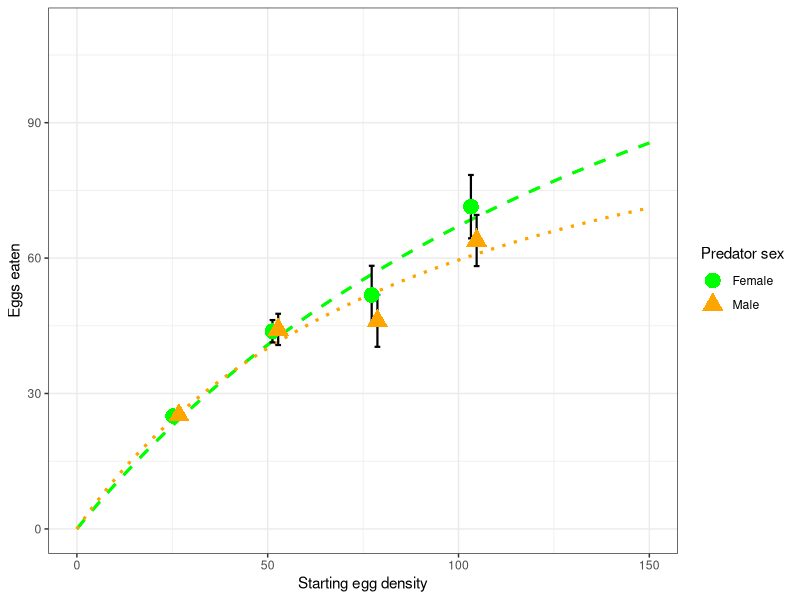
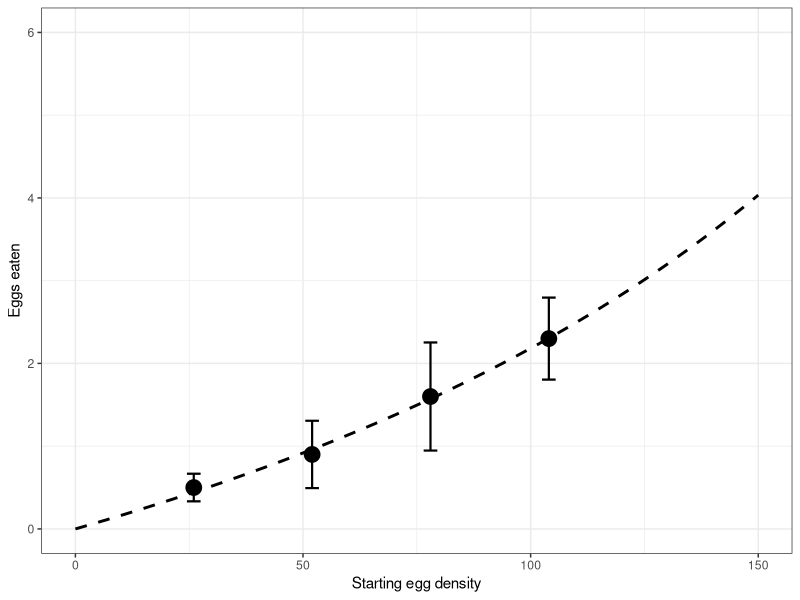

Here is the R script that generated these plots, in order:
# Functional response of four predator species to varied densities of stink bug eggs

#bring data in
Cricket<-read.csv(file="Cricket.csv", header=T)
Orius<-read.csv(file="Orius.csv", header=T)
Grasshopper<-read.csv(file="Grasshopper.csv", header=T)
Katydid<-read.csv(file="Katydid.csv", header=T)

#create subsets as necessary for each species- by sex 
Cricket.F<-Cricket[which(Cricket$predator_sex=="Female"),]
Cricket.M<-Cricket[which(Cricket$predator_sex=="Male"),]


#we're going to use the approach of a two stage analysis. Basically, step one is determine
#what the response is, then step 2 is fit the data to the appropriate response and build a plot

#step 1- find out the fit

# fit to Juilano 2001 model to determine type of functional response for each species (by sex)
# juliano created an nth order logistic equation to model the relationship between the number
# of prey consumed and the initial prey density. It should be sufficient to take this model 
# just to cubic form, and if the fit is poor from there, reduce the order.
# The way this fit is used, if the linear coefficient (P1) is negative
# then we consider the functional response to be of type II, but if it's positive
# then the functional response is type III. If P1 is not significant, reduce the order 
# (ie set P3 to zero) and refit.

#first chose some starting values for the coefficients we're trying to estimate

P0<-0
P1<-0
P2<-0
P3<-0

Cricket.F.fit<-nls(Pconsumed~
                     exp(P0+
                           P1*eggs_start+
                           P2*eggs_start^2+
                           P3*eggs_start^3)/(
                             1+exp(P0+
                                     P1*eggs_start+
                                     P2*eggs_start^2+
                                     P3*eggs_start^3)), 
                   start=list(P0=P0, P1=P1, P2=P2, P3=P3),
                   data=Cricket.F)

summary(Cricket.F.fit)

#this results in a non-significant value for P1. Let's refit without the 3rd order
#polynomial
Cricket.F.fit<-nls(Pconsumed~
                     exp(P0+
                           P1*eggs_start+
                           P2*eggs_start^2)/(
                             1+exp(P0+
                                     P1*eggs_start+
                                     P2*eggs_start^2)), 
                   start=list(P0=P0, P1=P1, P2=P2),
                   data=Cricket.F)

summary(Cricket.F.fit)

#this analysis results in weak evidence for a type II functional response among 
# female crickets (P<0.1)- so it's probably a type II response, but variable data-
# we'll see more when we fit the type II equation and plot the data

#let's look at cricket males


Cricket.M.fit<-nls(Pconsumed~
                     exp(P0+
                           P1*eggs_start+
                           P2*eggs_start^2+
                           P3*eggs_start^3)/(
                             1+exp(P0+
                                     P1*eggs_start+
                                     P2*eggs_start^2+
                                     P3*eggs_start^3)), 
                   start=list(P0=P0, P1=P1, P2=P2, P3=P3),
                   data=Cricket.M)

summary(Cricket.M.fit)

#once again, a non-significant value for P1, so we'll reduce the complexity of the polynomial

Cricket.M.fit<-nls(Pconsumed~
                     exp(P0+
                           P1*eggs_start+
                           P2*eggs_start^2)/(
                             1+exp(P0+
                                     P1*eggs_start+
                                     P2*eggs_start^2)), 
                   start=list(P0=P0, P1=P1, P2=P2),
                   data=Cricket.M)

summary(Cricket.M.fit)

#significant negative P1! We have a type II

###
# step 2- fit the functional response

#fit curve of relevant type to determine consumption rate as a function of egg density

# to define the functional response, we can either fit the Holling disc equation. We'll assume 
# type II responses for now, and refit if necessary, but type II responses are generally more 
#in lab experiments

#Because the experiment allowed prey to become depleted without replacement, the appropriate
#model to fit in the context here is Rogers (1972) random predator equation. This takes the
# form Ne=N0*(1-exp(a(Th*Ne-a))) for a type II. HOWEVER! This model in general has poorer
#empirical fit than the Holling's disc equation, so we'll fit both, and let the data tell us
#how to proceed. Note that 1/Th is the asymptote of the curve

#Whatever the model, we're trying to find the values for a, attack rate, and Th, handling time
#so we need starting values


a<-1
Th<-0

#fit the random predator equation
Cricket.F.random<-nls(eggs_eaten~eggs_start*(1-exp(a*(Th*eggs_eaten-1))), 
                      start=list(a=a,Th=Th),
                      data=Cricket.F)

summary(Cricket.F.random)
AIC(Cricket.F.random)

#fit the Holling's disc equation

Cricket.F.holling<-nls(eggs_eaten~eggs_start*a /(1+a*Th*eggs_start), 
                      start=list(a=a,Th=Th),
                      data=Cricket.F)

summary(Cricket.F.holling)
AIC(Cricket.F.holling)

#and what we find here is the Random predator equation has a better fit (ie it has a smaller AIC)
#but it doesn't produce a significant coefficient

#but we'd like an estimate of the asymptote anyway, so let's use the Holling model

Cricket.F.asymptote<-1/(summary(Cricket.F.holling)$coefficients[2,1])
Cricket.F.asymptote
#propagate the error
Cricket.F.asymptote.se<-Cricket.F.asymptote^2*summary(Cricket.F.holling)$coefficients[2,2]
Cricket.F.asymptote.se

######
#repeat this analysis with cricket males

#fit the random predator equation
Cricket.M.random<-nls(eggs_eaten~eggs_start*(1-exp(a*(Th*eggs_eaten-1))), 
                      start=list(a=a,Th=Th),
                      data=Cricket.M)

summary(Cricket.M.random)
AIC(Cricket.M.random)

#fit the Holling's disc equation

Cricket.M.holling<-nls(eggs_eaten~eggs_start*a /(1+a*Th*eggs_start), 
                       start=list(a=a,Th=Th),
                       data=Cricket.M)

summary(Cricket.M.holling)
AIC(Cricket.M.holling)

#and what we find here is the Random predator equation has a better fit (ie it has a smaller AIC)
#but it doesn't produce a significant coefficient

#but we'd like an estimate of the asymptote anyway, so let's use the Holling model

Cricket.M.asymptote<-1/(summary(Cricket.M.holling)$coefficients[2,1])
Cricket.M.asymptote
#propagate the error
Cricket.M.asymptote.se<-Cricket.M.asymptote^2*summary(Cricket.M.holling)$coefficients[2,2]
Cricket.M.asymptote.se


#create plots to illustrate fit

#for each taxon, we'll want to have M and F data plotted in the same chart. This means we'll
#need to operate on the full dataset when creating the plot. We want to do this in ggplot2
# and we'll need to create summary data to achieve this

library(plyr)
library(ggplot2)

#choose colors for each sex
female<-"green"
male<-"orange"

#calculate mean and SEM for each treatment
Cricket.summary<-ddply(Cricket, c("predator_sex", "eggs_start"), summarise,
                       mean_eggs_eaten=mean(eggs_eaten), n=length(eggs_eaten),
                       sem=sd(eggs_eaten)/sqrt(n))

#create objects describing functions for plotting our fits
#females
a<-summary(Cricket.F.holling)$coefficients[1,1]
Th<-summary(Cricket.F.holling)$coefficients[2,1]
Cricket.F.func.holling<-function(x)  x*a /(1+a*Th*x)
#males
am<-summary(Cricket.M.holling)$coefficients[1,1]
Thm<-summary(Cricket.M.holling)$coefficients[2,1]
Cricket.M.func.holling<-function(x)  x*am /(1+am*Thm*x)

# The errorbars overlapped, so use position_dodge to move them horizontally
pd <- position_dodge(3) # move them .05 to the left and right

Cricket.plot<-ggplot(Cricket.summary, aes(x=eggs_start, y=mean_eggs_eaten, 
                                          color=predator_sex, shape=predator_sex))+
  scale_color_manual(values=c(female, male), name="Predator sex")+
  scale_shape_manual(values=c(16,17), name="Predator sex")+
  stat_function(fun=Cricket.F.func.holling, colour=female, size=1, linetype="dashed")+
  stat_function(fun=Cricket.M.func.holling, colour=male, size=1, linetype="dotted")+ 
  geom_errorbar(aes(ymin=mean_eggs_eaten-sem, ymax=mean_eggs_eaten+sem, color=predator_sex), 
               position=pd, color="black", width=3, size=0.75, show.legend=FALSE) +
  xlim(0, 150)+ylim(0,110)+
  xlab("Starting egg density")+ylab("Eggs eaten")+
  geom_point(position=pd, size=5, show.legend=TRUE)+
  theme_bw()+ theme(legend.key=element_rect(colour=NA))
  

Cricket.plot

##next up ORIUS!!
Orius<-read.csv(file="Orius.csv", header=T)

#step 1- find out the fit
#first chose some starting values for the coefficients we're trying to estimate

P0<-0
P1<-0
P2<-0
P3<-0

Orius.fit<-nls(Pconsumed~
                     exp(P0+
                           P1*eggs_start+
                           P2*eggs_start^2+
                           P3*eggs_start^3)/(
                             1+exp(P0+
                                     P1*eggs_start+
                                     P2*eggs_start^2+
                                     P3*eggs_start^3)), 
                   start=list(P0=P0, P1=P1, P2=P2, P3=P3),
                   data=Orius)

summary(Orius.fit)

#once again, a non-significant value for P1, so we'll reduce the complexity of the polynomial

Orius.fit<-nls(Pconsumed~
                     exp(P0+
                           P1*eggs_start+
                           P2*eggs_start^2)/(
                             1+exp(P0+
                                     P1*eggs_start+
                                     P2*eggs_start^2)), 
                   start=list(P0=P0, P1=P1, P2=P2),
                   data=Orius)

summary(Orius.fit)
#significant negative P1! We have a type II
###
# step 2- fit the functional response

#Whatever the model, we're trying to find the values for a, attack rate, and Th, handling time
#so we need starting values


a<-1
Th<-0

#fit the random predator equation
Orius.random<-nls(eggs_eaten~eggs_start*(1-exp(a*(Th*eggs_eaten-1))), 
                      start=list(a=a,Th=Th),
                      data=Orius)

summary(Orius.random)
AIC(Orius.random)
#fit the Holling's disc equation

Orius.holling<-nls(eggs_eaten~eggs_start*a /(1+a*Th*eggs_start), 
                       start=list(a=a,Th=Th),
                       data=Orius)

summary(Orius.holling)
AIC(Orius.holling)

#and what we find here is the Random predator equation has a better fit (ie it has a smaller AIC)
#but it doesn't produce a significant coefficient

#but we'd like an estimate of the asymptote anyway, so let's use the Holling model

Orius.asymptote<-1/(summary(Orius.holling)$coefficients[2,1])
Orius.asymptote
#propagate the error
Orius.asymptote.se<-Orius.asymptote^2*summary(Orius.holling)$coefficients[2,2]
Orius.asymptote.se

#for each taxon, we'll want to have M and F data plotted in the same chart. This means we'll
#need to operate on the full dataset when creating the plot. We want to do this in ggplot2
# and we'll need to create summary data to achieve this

library(plyr)
library(ggplot2)

#choose colors for each sex
female<-"green"
male<-"orange"

#calculate mean and SEM for each treatment
Orius.summary<-ddply(Orius, c("eggs_start"), summarise,
                       mean_eggs_eaten=mean(eggs_eaten), n=length(eggs_eaten),
                       sem=sd(eggs_eaten)/sqrt(n))

#create objects describing functions for plotting our fits
a<-summary(Orius.holling)$coefficients[1,1]
Th<-summary(Orius.holling)$coefficients[2,1]
Orius.func.holling<-function(x)  x*a /(1+a*Th*x)

# The errorbars overlapped, so use position_dodge to move them horizontally
pd <- position_dodge(3) # move them .05 to the left and right

Orius.plot<-ggplot(Orius.summary, aes(x=eggs_start, y=mean_eggs_eaten, 
                                      ))+
  #scale_color_manual(values=c(female, male), name="Predator sex")+
  #scale_shape_manual(values=c(16,17), name="Predator sex")+
  stat_function(fun=Orius.func.holling, size=1, linetype="dashed")+
  ##stat_function(fun=Cricket.M.func.holling, colour=male, size=1, linetype="dotted")+ 
  geom_errorbar(aes(ymin=mean_eggs_eaten-sem, ymax=mean_eggs_eaten+sem), 
                position=pd, color="black", width=3, size=0.75, show.legend=FALSE) +
  xlim(0, 150)+ylim(0,6.0)+
  xlab("Starting egg density")+ylab("Eggs eaten")+
  geom_point(position=pd, size=5, show.legend=TRUE)+
  theme_bw()+ theme(legend.key=element_rect(colour=NA))

Orius.plot

